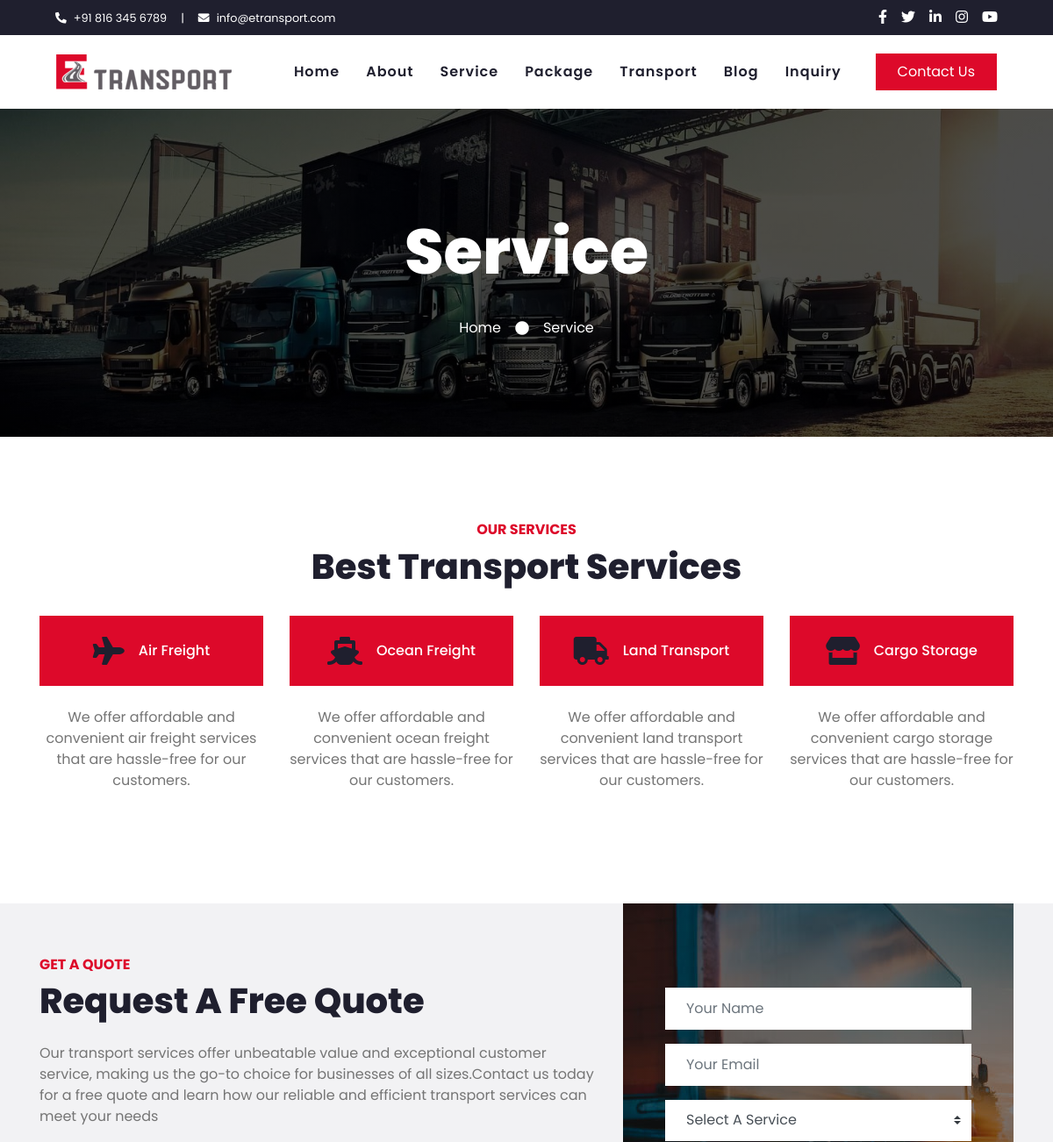
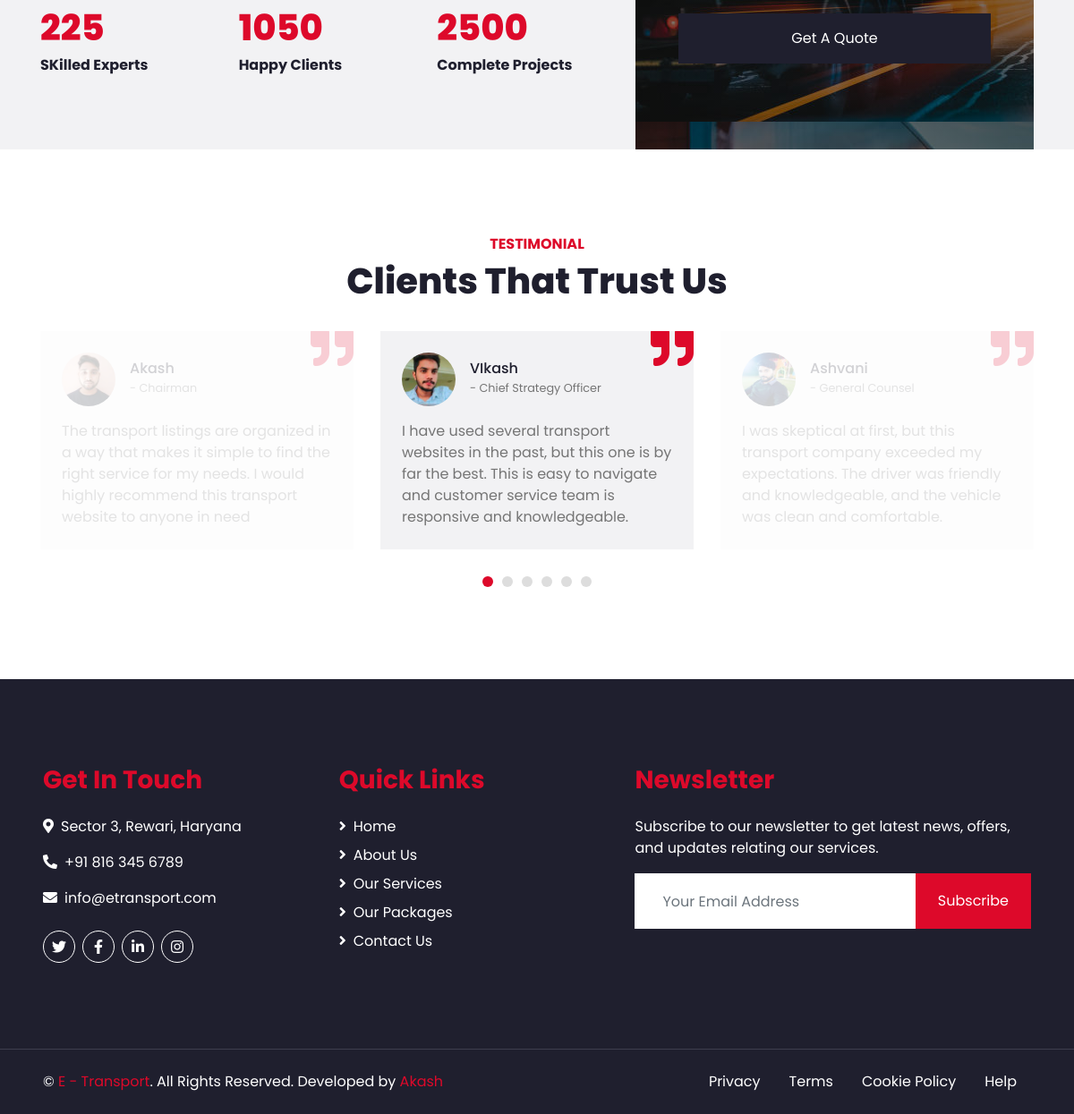
The app's page /service.php with its own data (2 pictures, top to bottom).
### tables this page shows
CREATE TABLE `tbl_testimonial` (
  `id` int(11) NOT NULL,
  `name` varchar(150) NOT NULL,
  `profession` varchar(150) NOT NULL,
  `description` text NOT NULL,
  `profile_photo` varchar(250) NOT NULL,
  `created_on` date NOT NULL,
  `updated_on` date NOT NULL,
  `status` enum('0','1') NOT NULL DEFAULT '1'
);

### include/testimonial.php (the view)
<?php
$testim_query="select * from tbl_testimonial";
$testim_data=$conn->query($testim_query);
?>
<div class="container-fluid py-5">
        <div class="container">
            <div class="text-center pb-2">
                <h6 class="text-primary text-uppercase font-weight-bold">Testimonial</h6>
                <h1 class="mb-4">Clients That Trust Us</h1>
            </div>
            <div class="owl-carousel testimonial-carousel">
                <?php while($rowtestim = $testim_data->fetch_assoc()){
                ?>
                <div class="position-relative bg-secondary p-4">
                    <i class="fa fa-3x fa-quote-right text-primary position-absolute" style="top: -6px; right: 0;"></i>
                    <div class="d-flex align-items-center mb-3">
                        <img class="img-fluid rounded-circle" src="<?php echo "./uploads/profile/".$rowtestim['profile_photo']; ?>" style="width: 60px; height: 60px;" alt="">
                        <div class="ml-3">
                            <h6 class="font-weight-semi-bold m-0"><?php echo $rowtestim['name'];?></h6>
                            <small>- <?php echo $rowtestim['profession'];?></small>
                        </div>
                    </div>
                    <p class="m-0"><?php echo $rowtestim['description'];?></p>
                </div>
                <?php } ?>
            </div>
        </div>
    </div>

### records on screen
tbl_testimonial: profile_photo (picture), name "VIkash", profession "Chief Strategy Officer", description "I have used several transport websites in the past, but this one is by far the best. This is easy to navigate and customer service team is responsive and knowledgeable."
tbl_testimonial: profile_photo (picture), name "Ashvani", profession "General Counsel", description "I was skeptical at first, but this transport company exceeded my expectations. The driver was friendly and knowledgeable, and the vehicle was clean and comfortable."
tbl_testimonial: profile_photo (picture), name "Akash", profession "Chairman", description "The transport listings are organized in a way that makes it simple to find the right service for my needs. I would highly recommend this transport website to anyone in need"
